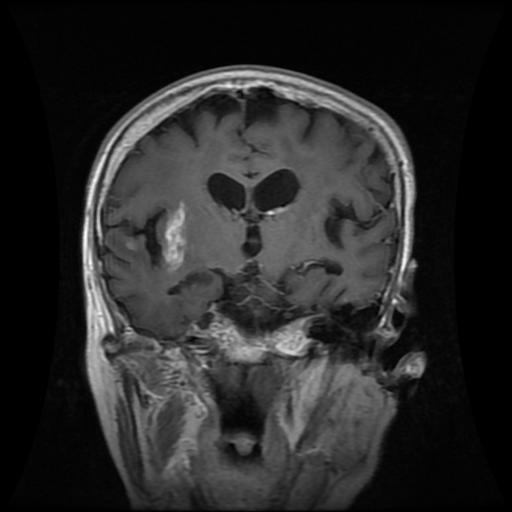
#> input picture archive/All/glioma/Te-gl_0045.jpg, 512 x 512 px, found by its file name; its folder holds only this picture in this run
$ python featureextractiongs.py   (older library calls are emulated)
#> lines starting #> are read from the running program, lines starting #| are printed output that depends on the picture; after the words box and inside, x2 and y2 are one past the last pixel; in counts of white or black regions, pixels touching at a corner belong together
#!/usr/bin/env python3
# -*- coding: utf-8 -*-
"""
Created on Wed Aug  6 22:46:50 2025

@author: vuddameri
"""

import os
import cv2
import numpy as np
import pandas as pd
import mahotas
from skimage.feature import hog, greycomatrix, greycoprops, local_binary_pattern
from skimage.measure import shannon_entropy
from scipy.stats import skew, kurtosis
from tqdm import tqdm

# ==== UPDATE THIS PATH ====
data_dir = "/home/vuddameri/Ameya/archive/All"  # Root folder containing the 4 class folders

# Your 4 class folders:Make sure the names match if changed
labels = ["glioma", "meningioma", "pituitary", "notumor"]
label_map = {label: idx for idx, label in enumerate(labels)}  # Map to 0,1,2,3; Dictionary

# LBP params
radius = 1
n_points = 8 * radius

def preprocess_gray(img_path, size=(128, 128)):
#> called with size = (128, 128)
    img = cv2.imread(img_path)
#> img is the input picture: shape (512, 512, 3); min 0, max 255, mean 41
    img_resized = cv2.resize(img, size)
    gray = cv2.cvtColor(img_resized, cv2.COLOR_BGR2GRAY)

    clahe = cv2.createCLAHE(clipLimit=2.0, tileGridSize=(8, 8))
    gray_eq = clahe.apply(gray)
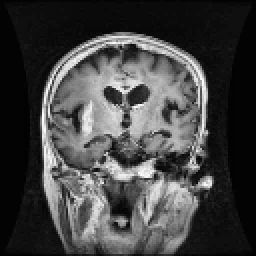
#> gray_eq: shape (128, 128) (shown 2 times larger); min 2, max 255, mean 66.9

    gray_blurred = cv2.GaussianBlur(gray_eq, (3, 3), 0)
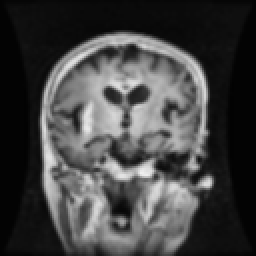
#> gray_blurred: shape (128, 128) (shown 2 times larger); min 2, max 239, mean 67
    return gray_blurred

def gabor_features(img_gray):
    features = {}
    kernels = []
    for theta in np.arange(0, np.pi, np.pi / 4):
        kernel = cv2.getGaborKernel((21, 21), 8.0, theta, 10.0, 0.5, 0, ktype=cv2.CV_32F)
        kernels.append(kernel)
    for i, kernel in enumerate(kernels):
        filtered = cv2.filter2D(img_gray, cv2.CV_8UC3, kernel)
        features[f'gabor_mean_{i}'] = filtered.mean()
        features[f'gabor_std_{i}'] = filtered.std()
    return features

def canny_edge_features(img_gray):
    features = {}
    edges = cv2.Canny(img_gray, 100, 200)
    features['edge_pixel_count'] = np.sum(edges > 0)
    features['edge_pixel_ratio'] = features['edge_pixel_count'] / edges.size
    return features

def zernike_moments(img_gray, radius=64, degree=8):
    features = {}
    img_resized = cv2.resize(img_gray, (2*radius, 2*radius))
    _, img_bin = cv2.threshold(img_resized, 0, 255, cv2.THRESH_OTSU)
    img_bin = img_bin // 255
    moments = mahotas.features.zernike_moments(img_bin, radius, degree)
    for i, val in enumerate(moments):
        features[f'zernike_{i}'] = val
    return features
# exract HOG and GLCM, LBP, Hist, ...
def extract_gray_features(img_gray):
    features = {}
    features['entropy'] = shannon_entropy(img_gray)
    features['mean_gray'] = np.mean(img_gray)
    features['std_gray'] = np.std(img_gray)
    features['skew_gray'] = skew(img_gray.flatten())
    features['kurtosis_gray'] = kurtosis(img_gray.flatten())

    hog_feats = hog(img_gray, pixels_per_cell=(16, 16), cells_per_block=(2, 2), feature_vector=True)
#> hog_feats = 1764 values, max 0.593 at index 65, min 0 at index 17, mean 0.124
    for i, val in enumerate(hog_feats[:50]):
        features[f'hog_{i}'] = val
#> this loop made 50 passes
#> val on passes 1 to 12: 0.136, 0.0488, 0.0612, 0.0709, 0.246, 0.032, 0.0478, 0.346, 0.175, 0.125, 0.0193, 0.0661
#> after the loop, features = 55 items

    glcm = greycomatrix(img_gray, [1], [0], levels=256, symmetric=True, normed=True)
    for prop in ['contrast', 'dissimilarity', 'homogeneity', 'ASM', 'energy', 'correlation']:
        features[f'glcm_{prop}'] = greycoprops(glcm, prop)[0, 0]
#> after the loop, features = 61 items

    lbp = local_binary_pattern(img_gray, n_points, radius, method='uniform')
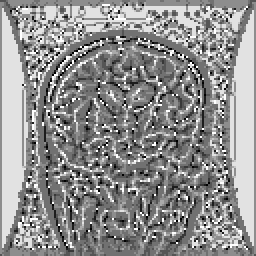
#> lbp: shape (128, 128) float64 (shown 2 times larger); min 0, max 9, mean 5.09; drawn with min black and max white
    hist, _ = np.histogram(lbp.ravel(), bins=np.arange(0, n_points + 3), range=(0, n_points + 2))
#> hist = [218, 580, 549, 1881, 4512, 3066, 937, 678, 3282, 681]
    hist = hist.astype("float") / (hist.sum() + 1e-6)
#> hist = [0.0133, 0.0354, 0.0335, 0.115, 0.275, 0.187, 0.0572, 0.0414, 0.2, 0.0416]
    for i, val in enumerate(hist):
        features[f'lbp_{i}'] = val
#> this loop made 10 passes
#> val on passes 1 to 10: 0.0133, 0.0354, 0.0335, 0.115, 0.275, 0.187, 0.0572, 0.0414, 0.2, 0.0416
#> after the loop, features = 71 items

    moments = cv2.moments(img_gray)
#> moments = moments, m00 1097724, centre m10/m00, m01/m00 = (62.05, 69.23)
    huMoments = cv2.HuMoments(moments).flatten()
#> huMoments = [0.00142, 8.99e-08, 3.13e-12, 1.04e-12, -1.77e-24, -3.04e-16, -6.51e-25]
    for i, val in enumerate(huMoments):
        features[f'humoment_{i}'] = val
#> this loop made 7 passes
#> val on passes 1 to 7: 0.00142, 8.99e-08, 3.13e-12, 1.04e-12, -1.77e-24, -3.04e-16, -6.51e-25
#> after the loop, features = 78 items

    features.update(gabor_features(img_gray))
#> the loop in gabor_features, `for i, kernel in enumerate(kernels):` made 4 passes
#> pass 1, in gabor_features, `filtered = cv2.filter2D(img_gray, cv2.CV_8UC3, kernel)`:
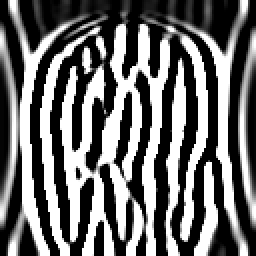
#> filtered: shape (128, 128) (shown 2 times larger); min 0, max 255, mean 110.4
#> pass 3, in gabor_features, `filtered = cv2.filter2D(img_gray, cv2.CV_8UC3, kernel)`:
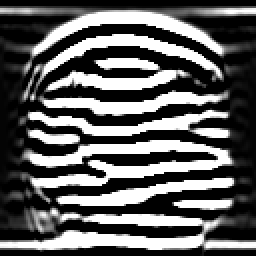
#> filtered: shape (128, 128) (shown 2 times larger); min 0, max 255, mean 95.5
#> after the loop in gabor_features, `for i, kernel in enumerate(kernels):`: features = {'gabor_mean_0': 110.4, 'gabor_std_0': 116.6, 'gabor_mean_1': 158.1, 'gabor_std_1': 106.2, 'gabor_mean_2': 95.47, 'gabor_std_2': 113.5, 'gabor_mean_3': 162, 'gabor_std_3': 104.5}
    features.update(canny_edge_features(img_gray))
#> in canny_edge_features, `edges = cv2.Canny(img_gray, 100, 200)`:
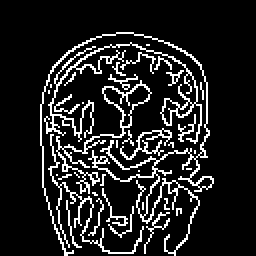
#> edges: shape (128, 128) (shown 2 times larger); 13% white in thin lines or dots, all inside (x1, y1, x2, y2) = (20, 16, 107, 128)
    features.update(zernike_moments(img_gray))
#> in zernike_moments, `_, img_bin = cv2.threshold(img_resized, 0, 255, cv2.THRESH_OTSU)`:
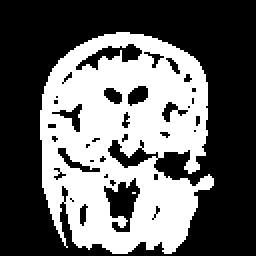
#> img_bin: shape (128, 128) (shown 2 times larger); 39.6% white; 2 white regions (1 under 20 px), largest, box (x1, y1, x2, y2) and area: (20, 16, 107, 127) 6490

    return features

data = []

for label in labels:
    folder = os.path.join(data_dir, label)
    for fname in tqdm(os.listdir(folder), desc=f"Processing {label}"):
        if fname.lower().endswith(('.png', '.jpg', '.jpeg')):
            fpath = os.path.join(folder, fname)
            img_gray = preprocess_gray(fpath)
#> (the run stopped early here; a loop or call above may not have finished)

$ run again, on archive/All/glioma/Te-gl_0077.jpg
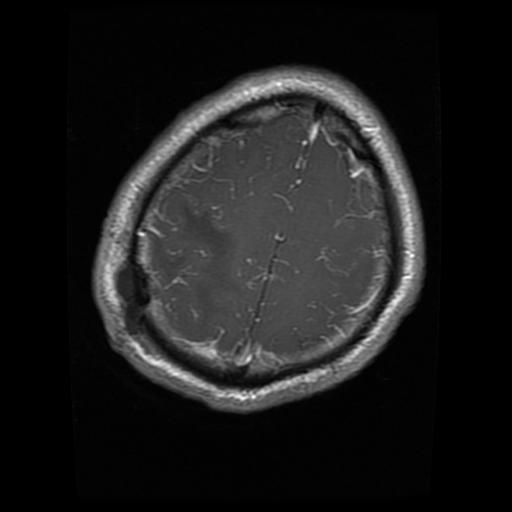
#> input picture archive/All/glioma/Te-gl_0077.jpg, 512 x 512 px, found by its file name
#> in preprocess_gray, img is the input picture: shape (512, 512, 3); min 0, max 255, mean 28.1
#> hog_feats = 1764 values, max 0.767 at index 65, min 0 at index 1, mean 0.0952
#> the loop in extract_gray_features, `for i, val in enumerate(hog_feats[:50]):` made 50 passes
#> val on passes 1 to 8: 0.133, 0, 0, 0, 0, 0, 0, 0
#> after the loop in extract_gray_features, `for i, val in enumerate(hog_feats[:50]):`: features = 55 items
#> after the loop in extract_gray_features, `for prop in ['contrast', 'dissimilarity', 'homogeneity', 'ASM', 'energ..`: features = 61 items
#> in extract_gray_features, `lbp = local_binary_pattern(img_gray, n_points, radius, method='uniform')`:
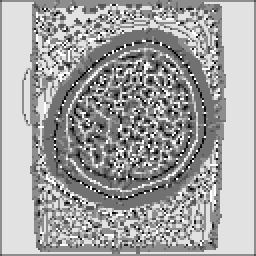
#> lbp: shape (128, 128) float64 (shown 2 times larger); min 0, max 9, mean 5.76; drawn with min black and max white
#> in extract_gray_features, `hist, _ = np.histogram(lbp.ravel(), bins=np.arange(0, n_points + 3), r..`: hist = [212, 419, 292, 1332, 3125, 3153, 828, 732, 5624, 667]
#> in extract_gray_features, `hist = hist.astype("float") / (hist.sum() + 1e-6)`: hist = [0.0129, 0.0256, 0.0178, 0.0813, 0.191, 0.192, 0.0505, 0.0447, 0.343, 0.0407]
#> the loop in extract_gray_features, `for i, val in enumerate(hist):` made 10 passes
#> val on passes 1 to 8: 0.0129, 0.0256, 0.0178, 0.0813, 0.191, 0.192, 0.0505, 0.0447
#> after the loop in extract_gray_features, `for i, val in enumerate(hist):`: features = 71 items
#> moments = moments, m00 719196, centre m10/m00, m01/m00 = (65.23, 60.99)
#> huMoments = [0.00166, 3.54e-08, 7.44e-12, 4.36e-12, 2.01e-23, 4e-16, 1.45e-23]
#> the loop in extract_gray_features, `for i, val in enumerate(huMoments):` made 7 passes
#> val on passes 1 to 7: 0.00166, 3.54e-08, 7.44e-12, 4.36e-12, 2.01e-23, 4e-16, 1.45e-23
#> after the loop in extract_gray_features, `for i, val in enumerate(huMoments):`: features = 78 items
#> after the loop in gabor_features, `for i, kernel in enumerate(kernels):`: features = {'gabor_mean_0': 82.98, 'gabor_std_0': 103.2, 'gabor_mean_1': 130.9, 'gabor_std_1': 105.9, 'gabor_mean_2': 81.35, 'gabor_std_2': 107.4, 'gabor_mean_3': 134.1, 'gabor_std_3': 105.6}
#> edges: shape (128, 128); 6.7% white in thin lines or dots, all inside (x1, y1, x2, y2) = (23, 17, 106, 103)
#> in zernike_moments, `_, img_bin = cv2.threshold(img_resized, 0, 255, cv2.THRESH_OTSU)`:
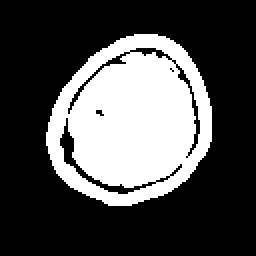
#> img_bin: shape (128, 128) (shown 2 times larger); 30.2% white; 1 white region, box (x1, y1, x2, y2) and area: (23, 17, 106, 103) 4943
